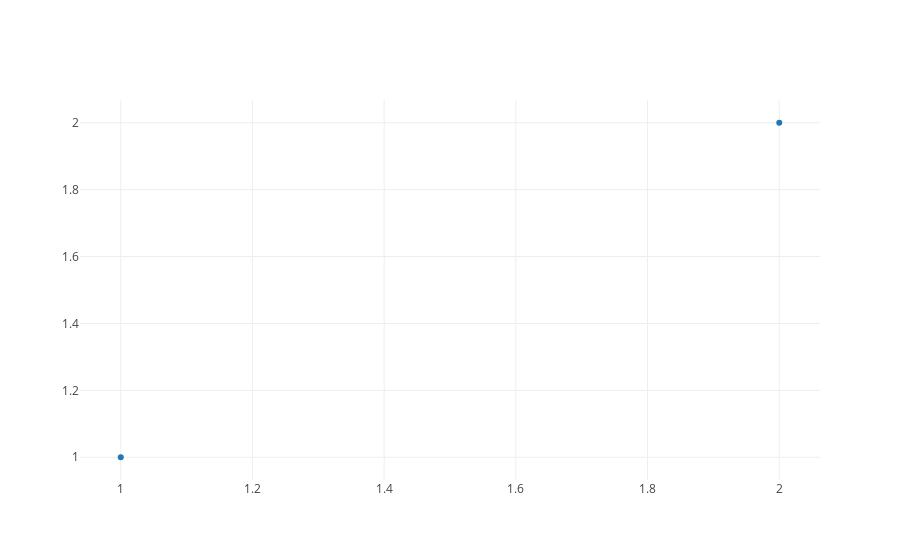

This figure's notebook cell:
### Code cell
#======== DO NOT EDIT THIS CELL ==========#
import plotly
import plotly.graph_objs as go

from numpy import arange, array, ones
from scipy import stats

plotly.offline.init_notebook_mode(connected=True)

trace = go.Scatter(
    x = x_data,
    y = y_data,
    mode = 'markers'
)
plotly.offline.iplot([trace])

### Figure 1 — Plotly figure (JSON) as saved in the notebook; plotly's stock layout.template omitted (floating-point values rounded to 4 significant figures)
{"data": [{"mode": "markers", "type": "scatter", "x": [1, 2], "y": [1, 2]}], "layout": {}}
